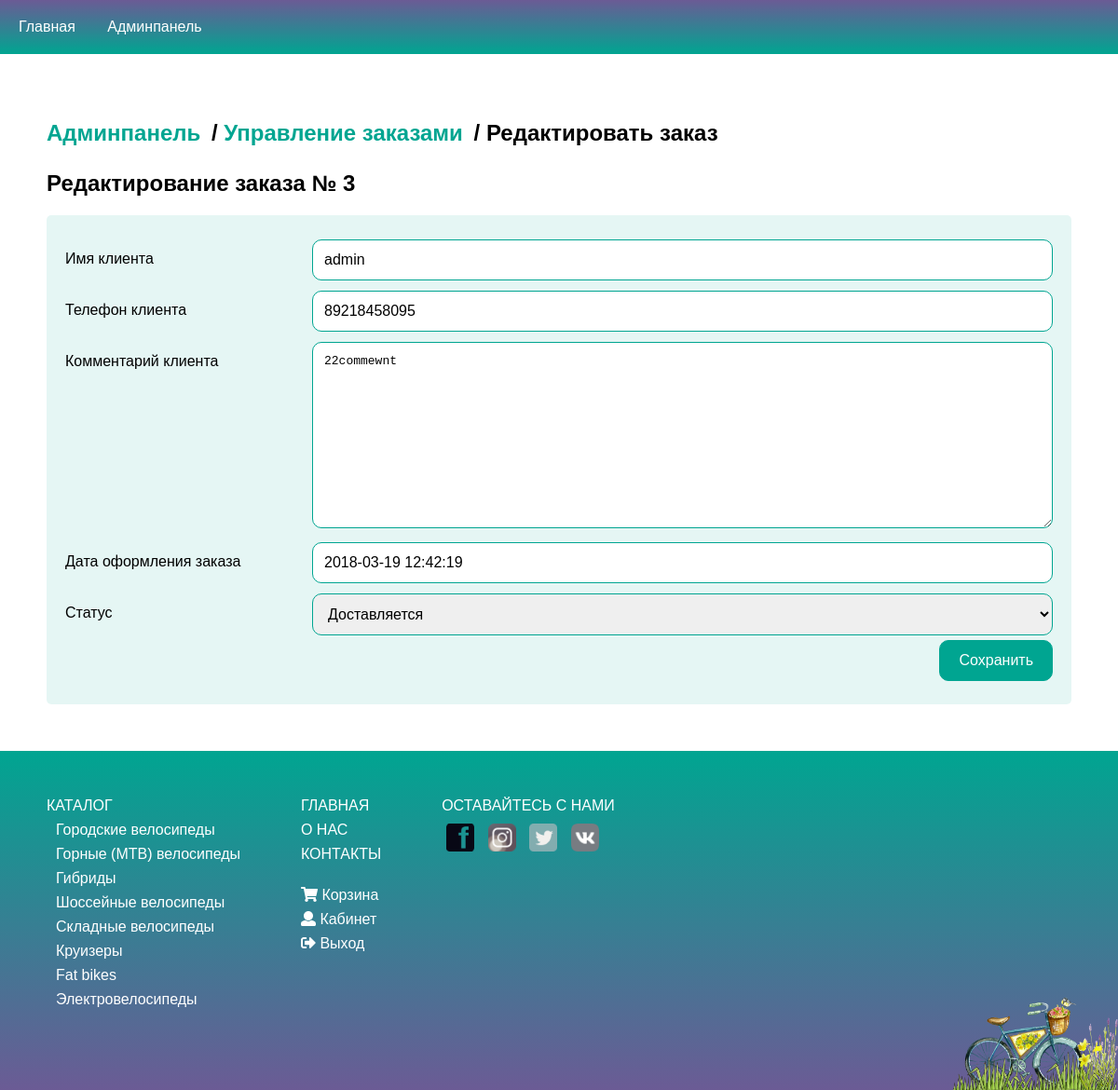
The page /admin/order/update/3 (signed in) on the database its author committed.
### tables this page shows
CREATE TABLE `products_order` (
  `id_order` int(11) NOT NULL,
  `user_name` varchar(255) NOT NULL,
  `user_phone` varchar(255) NOT NULL,
  `user_comment` text NOT NULL,
  `id_user` int(11) DEFAULT NULL,
  `date` timestamp NOT NULL DEFAULT CURRENT_TIMESTAMP,
  `products` text NOT NULL,
  `status` int(11) NOT NULL DEFAULT '1'
);

CREATE TABLE `categories` (
  `id_category` int(11) NOT NULL,
  `name` varchar(255) NOT NULL,
  `sort_order` int(11) NOT NULL DEFAULT '0',
  `status` int(11) NOT NULL DEFAULT '1'
);

### backend/controllers/AdminOrderController.php (called while the page is built, shortened)
<?php
class AdminOrderController extends AdminBase {
    public function updateAction($id) {
        $order = Order::getOrderById($id);
        $data = [
            'id'=>$id,
            'order'=>$order
        ];
        $v = new View('admin_order/update.php');
        $v->render($data);
        return true;
    }
}

### core/App.php (called while the page is built, shortened)
<?php
class App {
    private $routes;
    function __construct() {
        $this->routes = include('./config/routes.php');
    }
    private function getURI() {
        if (!empty($_SERVER['REQUEST_URI'])) {
            return trim($_SERVER['REQUEST_URI'], '/');
        }
    }
    public function run() {
        $uri = $this->getURI();
        foreach ($this->routes as $uriPattern => $path) {
            if (preg_match("~$uriPattern~", $uri)) {
                $internalRoute = preg_replace("~$uriPattern~", $path, $uri);
                $segments = explode('/', $internalRoute);
                $controllerName = array_shift($segments) . 'Controller';
                $actionName = array_shift($segments) . 'Action';
                $parameters = $segments;
                $controllerObject = new $controllerName();
                $result = @call_user_func_array(array($controllerObject, $actionName), $parameters);
                if ($result != null) {
                    break;
                }
            }
        }
    }
}

### index.php (called while the page is built, shortened)
<?php
include "./core/Autoloader.php";
$app = new App();
$app->run();

### core/Autoloader.php (called while the page is built, shortened)
<?php
spl_autoload_register(function ($class_name) {
	$directories = [
        'backend/views/',
        'backend/models/',
        'backend/controllers/',
        'core/',
        ];
});

### core/DatabaseHandler.php (called while the page is built, shortened)
<?php
class DatabaseHandler {
    private static $_mHandler;
    private static function GetHandler() {
        if (!isset(self::$_mHandler)) {
            try {
                self::$_mHandler = 	new PDO(PDO_DSN, DB_USERNAME, DB_PASSWORD, array(PDO::ATTR_PERSISTENT));
                self::$_mHandler->setAttribute(PDO::ATTR_ERRMODE, PDO::ERRMODE_EXCEPTION);
            } catch (PDOException $e){
                self::Close();
                trigger_error($e->getMessage(), E_USER_ERROR);
                $app = new App();
                $app->logger->log('db ' . $e->getMessage());
            }
        }
        return self::$_mHandler;
    }
    public static function Execute($sqlQuery, $params = null) {
        try {
            $database_handler = self::GetHandler();
            $statement_handler = $database_handler->prepare($sqlQuery);
            return $statement_handler->execute($params);
        } catch(PDOException $e) {
            self::Close();
            trigger_error($e->getMessage(), E_USER_ERROR);
            $app = new App();
            $app->logger->log('db ' . $e->getMessage());
        }
    }
    public static function GetAll($sqlQuery, $params = null, $fetchStyle = PDO::FETCH_ASSOC) {
        $result = null;
        try {
            $database_handler = self::GetHandler();
            self::Execute("set character_set_results='utf8'");
            $statement_handler = $database_handler->prepare($sqlQuery);
            $statement_handler->execute($params);
            $result = $statement_handler->fetchAll($fetchStyle);
        } catch(PDOException $e) {
            self::Close();
            trigger_error($e->getMessage(), E_USER_ERROR);
            $app = new App();
            $app->logger->log('db ' . $e->getMessage());
        }
        return $result;
    }
    public static function GetRow($sqlQuery, $params = null, $fetchStyle = PDO::FETCH_ASSOC) {
        $result = null;
        try {
            $database_handler = self::GetHandler();
            $statement_handler = $database_handler->prepare($sqlQuery);
            $statement_handler->execute($params);
            $result = $statement_handler->fetch($fetchStyle);
        } catch(PDOException $e) {
            self::Close();
            trigger_error($e->getMessage(), E_USER_ERROR);
            $app = new App();
            $app->logger->log('db ' . $e->getMessage());
        }
        return $result;
    }
}
?>

### backend/models/Order.php (called while the page is built, shortened)
<?php
class Order {
    public static function getOrderById($id) {
        $query = "SELECT * FROM products_order WHERE id_order = :id";
        $result = DatabaseHandler::GetRow($query, ['id'=>$id]);
        return $result;
    }
}

### backend/models/Category.php (called while the page is built, shortened)
<?php
class Category {
    public static function getCategoriesList() {
        $query = "SELECT id_category, name
                FROM categories
                WHERE status = 1 ORDER BY sort_order, name ASC";
        $categories = DatabaseHandler::GetAll($query);
        return $categories;
    }
}

### backend/models/User.php (called while the page is built, shortened)
<?php
class User {
    public static function isGuest() {
        if (isset($_SESSION['user'])) {
            return false;
        }
        return true;
    }
}

### assets/tpl/admin_order/update.php (the view, shortened to what this page needs)
<?php include './assets/tpl/layouts/header_adm.php'; ?>
<div class="cabinet pb0">
    <h2 id="breadcrumb"><a href="/admin">Админпанель</a> / <a href="/admin/order">Управление заказами</a> / Редактировать заказ</h2>
</div>
<div class="admin pad-50 pt0">
    <h2>Редактирование заказа №
        <?= $id; ?>
    </h2>
    <div class="container">
        <form action="#" method="post">
            <div class="row">
                <div class="col-25">
                    <label for="name">Имя клиента</label>
                </div>
                <div class="col-75">
                    <input type="text" name="userName" placeholder="" value="<?= $order['user_name']; ?>" id="name" />
                </div>
            </div>
            <div class="row">
                <div class="col-25">
                    <label for="userPhone">Телефон клиента</label>
                </div>
                <div class="col-75">
                    <input type="text" name="userPhone" placeholder="" value="<?= $order['user_phone']; ?>" id="userPhone" />
                </div>
            </div>
            <div class="row">
                <div class="col-25">
                    <label for="userComment">Комментарий клиента</label>
                </div>
                <div class="col-75">
                    <textarea name="userComment" placeholder="" value="<?= $order['user_comment']; ?>" id="userComment"><?= $order['user_comment']; ?></textarea>
                </div>
            </div>
            <div class="row">
                <div class="col-25">
                    <label for="date">Дата оформления заказа</label>
                </div>
                <div class="col-75">
                    <input type="text" name="date" placeholder="" value="<?= $order['date']; ?>" id="date" />
                </div>
            </div>
            <div class="row">
                <div class="col-25">
                    <label for="status">Статус</label>
                </div>
                <div class="col-75">
                    <select name="status" id="status">
                            <option value="3" <?php if ($order['status'] == 3) echo ' selected="selected"'; ?>>Доставляется</option>
                        </select>
                </div>
            </div>
            <div class="row">
                <input type="submit" name="submit" value="Сохранить">
            </div>
        </form>
    </div>
</div>
<?php include './assets/tpl/layouts/footer.php'; ?>

### assets/tpl/layouts/footer.php (shortened to what this page needs)
<footer>
    <div class="mgb30">
        <ul>
            <p class="mgb"><a href="/catalog/">Каталог <i class="fa fa-caret-right"></i></a></p>
            <?php $categories = Category::getCategoriesList();
                        foreach ($categories as $category): ?>
            <li class="mgb">
                <a href="/category/<?= $category['id_category']; ?>">
                    <?= $category['name']; ?>
                </a>
            </li>
            <?php endforeach; ?>
        </ul>
    </div>
    <div class="mgb30">
        <p class="mgb"><a href="/">Главная <i class="fa fa-caret-right"></i></a></p>
        <p class="mgb"><a href="/about/">О нас <i class="fa fa-caret-right"></i></a></p>
        <p class="mgb"><a href="/contacts/">Контакты <i class="fa fa-caret-right"></i></a></p>
        <br class="mgb" />
        <div class="mgb"><a href="/basket/"><i class="fa fa-shopping-cart"></i> Корзина <i class="fa fa-caret-right"></i></a></div>
        <?php if (User::isGuest()): ?>
        <div class="mgb"><a href="/user/login/"><i class="fa fa-sign-in-alt"></i> Вход <i class="fa fa-caret-right"></i></a></div>
        <div class="mgb"><a href="/user/register/"><i class="fa fa-id-card"></i> Регистрация <i class="fa fa-caret-right"></i></a></div>
        <?php else: ?>
        <div class="mgb"><a href="/cabinet/"><i class="fa fa-user"></i> Кабинет <i class="fa fa-caret-right"></i></a><br /></div>
        <div class="mgb"><a href="/user/logout/"><i class="fa fa-sign-out-alt"></i> Выход <i class="fa fa-caret-right"></i></a></div>
        <?php endif; ?>
    </div>
    <div class="social mgb">
        <p>Оставайтесь с нами</p>
        <a href="#facebook"><img src="/assets/img/front-images/facebook-667456_640.png" alt="facebook" /></a>
        <a href="#instagram"><img src="/assets/img/front-images/insta.png" alt="instagram" /></a>
        <a href="#twitter"><img src="/assets/img/front-images/twitter.png" alt="twitter" /></a>
        <a href="#vk"><img src="/assets/img/front-images/vk.png" alt="vk" /></a>
    </div>
    <img src="/assets/img/front-images/vintage-937960_640.png" alt="bikeshop" />
</footer>
</body>
</html>

### assets/css/style.css (style rules this page uses)
header, section, footer, aside, nav, main, article, figure { display: block; }
body { margin: 0; font-family: 'Montserrat', sans-serif; }
footer { font-size: 16px; padding: 50px; background: linear-gradient(to bottom, #00a591 0%, #6b5b95 100%); position: relative; color: white; }
footer .mgb { margin-bottom: 8px; }
footer .mgb30 { margin-bottom: 30px; }
footer a:link, footer a:visited { color: white; text-decoration: none; }
footer > img { position: absolute; right: 0; bottom: 0; height: 100px; }
footer > div:not(last-child) { margin-right: 50px; }
footer ul, footer p { text-transform: uppercase; margin: 0; padding: 0; }
footer li { list-style-type: none; padding-left: 10px; text-transform: none; }
footer > div { margin-top: 30px; margin-bottom: 10px; display: inline-block; margin-top: 0; vertical-align: top; }
.social img { width: 30px; -webkit-filter: grayscale(90%); filter: grayscale(90%); }
.social p { margin-bottom: 10px; }
.social a { padding: 5px; }
.contacts, .login, .register, .cabinet { padding: 50px; }
.contacts h2, .login h2, .register h2, .cabinet h2 { color: #00a591; }
.cabinet a:link, .cabinet a:visited, .login a:link, .login a:visited { width: 250px; height: 30px; line-height: 30px; border: 1px solid #00a591; color: #00a591; display: block; border-radius: 15px; margin-bottom: 5px; text-decoration: none; padding-left: 15px; padding-right: 5px; }
#breadcrumb { color: black; }
.cabinet h2#breadcrumb a:link, .cabinet h2#breadcrumb a:visited { color: #00a591; width: auto; display: inline-block; background-color: transparent; border: none; padding-left: 0; }
input[type=text], input[type=email], input[type=password], input[type=file], select, textarea { width: 100%; padding: 12px; border: 1px solid #00a591; border-radius: 10px; box-sizing: border-box; resize: vertical; font-size: 100%; }
textarea { height: 200px; }
label { padding: 12px 12px 12px 0; display: inline-block; }
input[type=submit] { background-color: #00a591; color: white; padding: 12px 20px; border: 1px solid #00a591; border-radius: 10px; cursor: pointer; float: right; font-size: 100%; }
.container { border-radius: 5px; background-color: rgba(0, 165, 145, 0.1); padding: 20px; }
.col-25 { float: left; width: 25%; margin-top: 6px; }
.col-75 { float: left; width: 75%; margin-top: 6px; }
.row:after { content: ""; display: table; clear: both; margin-bottom: 5px; }
.pad-50 { padding: 50px; }
.pb0 { padding-bottom: 0; }
.pt0 { padding-top: 0; }

### rows shown on the page
products_order: userName "admin", userPhone "89218458095", userComment "22commewnt", date "2018-03-19 12:42:19", status "Доставляется"
categories: name "Городские велосипеды"
categories: name "Горные (MTB) велосипеды"
categories: name "Гибриды"
categories: name "Шоссейные велосипеды"
categories: name "Складные велосипеды"
categories: name "Круизеры"
categories: name "Fat bikes"
categories: name "Электровелосипеды"

### other values the page prints
$id "3"
